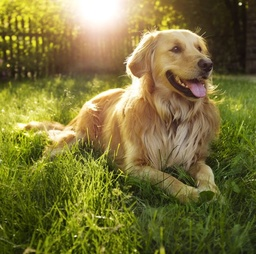
#> input picture aux/doggo.jpg, 256 x 254 px, shrunk from 640 x 635 before the run
$ python Xform.py
#> lines starting #> are read from the running program, lines starting #| are printed output that depends on the picture
import pandas as pd
import numpy as np
import cv2
import imageio
import matplotlib.pyplot as plt
from tqdm import tqdm

def fish_xform(x,y,rad,dist):
  if 1-dist*(rad**2) == 0:
    return x, y
  else:
    ret_x = x / (1 - (dist * (rad**2)))
    ret_y = y / (1 - (dist * (rad**2)))
    return ret_x, ret_y


path = "doggo.jpg"
img = cv2.imread(path)
#> img is the input picture: shape (254, 256, 3); mean B, G, R 56.7, 114.9, 122.5

w,h = img.shape[0], img.shape[1]
#> w = 254; h = 256


#img = np.dstack((img, np.full((w,h),255)))
#print(img.shape)

dest = np.zeros_like(img)
print(dest.shape)
#| (254, 256, 3)

dist = .3

for x in tqdm(range(dest.shape[0])):
  for y in range(dest.shape[1]):
    norm_x = float((2*x - w)/w)
    norm_y = float((2*y - h)/h)

    rad = np.sqrt(norm_x ** 2 + norm_y ** 2)

    dest_x, dest_y = fish_xform(norm_x, norm_y, rad, dist)

    dest_x = int(((dest_x + 1)*w)/2)
    dest_y = int(((dest_y + 1)*w)/2)

    if 0 <= dest_x and dest_x < img.shape[0] and 0 <= dest_y and dest_y < img.shape[1]:
      dest[x,y] = img[dest_x,dest_y]
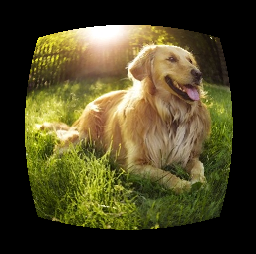
#> dest: shape (254, 256, 3); mean B, G, R 36.4, 70.9, 77.1

plt.imshow(img)
plt.show()

plt.imshow(dest[:,:,0:3])
plt.show()
